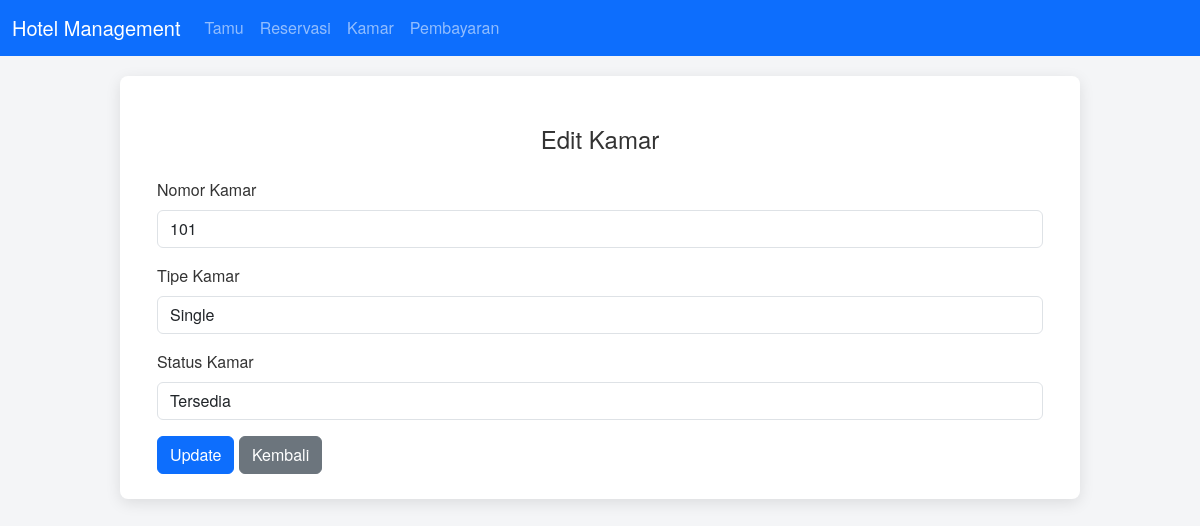
Page /kamar/edit/1 on the committed database.
### tables this page shows
CREATE TABLE `kamar` (
  `id_kamar` int NOT NULL,
  `nomor_kamar` varchar(10) NOT NULL,
  `tipe_kamar` varchar(50) NOT NULL,
  `status_kamar` varchar(20) NOT NULL
);

### app/controllers/KamarController.php (called while the page is built, shortened)
<?php
include_once 'app/models/KamarModel.php';
class KamarController {
    private $model;
    public function __construct($db) {
        $this->model = new KamarModel($db);
    }
    public function edit($id) {
        $kamar = $this->model->getById($id);
        include 'app/views/kamar/edit.php';
    }
}
?>

### app/models/KamarModel.php (called while the page is built, shortened)
<?php
class KamarModel
{
    private $conn;
    private $table = 'kamar';
    public function __construct($db)
    {
        $this->conn = $db;
    }
    public function getById($id)
    {
        $query = "SELECT * FROM " . $this->table . " WHERE id_kamar = ?";
        $stmt = $this->conn->prepare($query);
        $stmt->bindParam(1, $id);
        $stmt->execute();
        return $stmt->fetch(PDO::FETCH_ASSOC);
    }
}

### app/views/kamar/edit.php (the view)
<?php include 'app/templates/header.php'; ?>
<h4 class="text-center my-4">Edit Kamar</h4>
<div class="container">
    <form method="POST" action="<?php echo BASE_URL; ?>kamar/edit/<?php echo $kamar['id_kamar']; ?>">
        <div class="mb-3">
            <label for="nomor_kamar" class="form-label">Nomor Kamar</label>
            <input type="text" id="nomor_kamar" name="nomor_kamar" class="form-control" value="<?php echo $kamar['nomor_kamar']; ?>" required>
        </div>
        <div class="mb-3">
            <label for="tipe_kamar" class="form-label">Tipe Kamar</label>
            <input type="text" id="tipe_kamar" name="tipe_kamar" class="form-control" value="<?php echo $kamar['tipe_kamar']; ?>" required>
        </div>
        <div class="mb-3">
            <label for="status_kamar" class="form-label">Status Kamar</label>
            <input type="text" id="status_kamar" name="status_kamar" class="form-control" value="<?php echo $kamar['status_kamar']; ?>" required>
        </div>
        <button type="submit" class="btn btn-primary">Update</button>
        <a href="<?php echo BASE_URL; ?>kamar" class="btn btn-secondary">Kembali</a>
    </form>
</div>
<?php include 'app/templates/footer.php'; ?>

### public/assets/css/styles.css (style rules this page uses)
body { font-family: 'Helvetica Neue', Arial, sans-serif; background-color: #f4f5f7; margin: 0; padding: 0; color: #333; }

### rows in the picture
kamar: nomor_kamar "101", tipe_kamar "Single", status_kamar "Tersedia"
